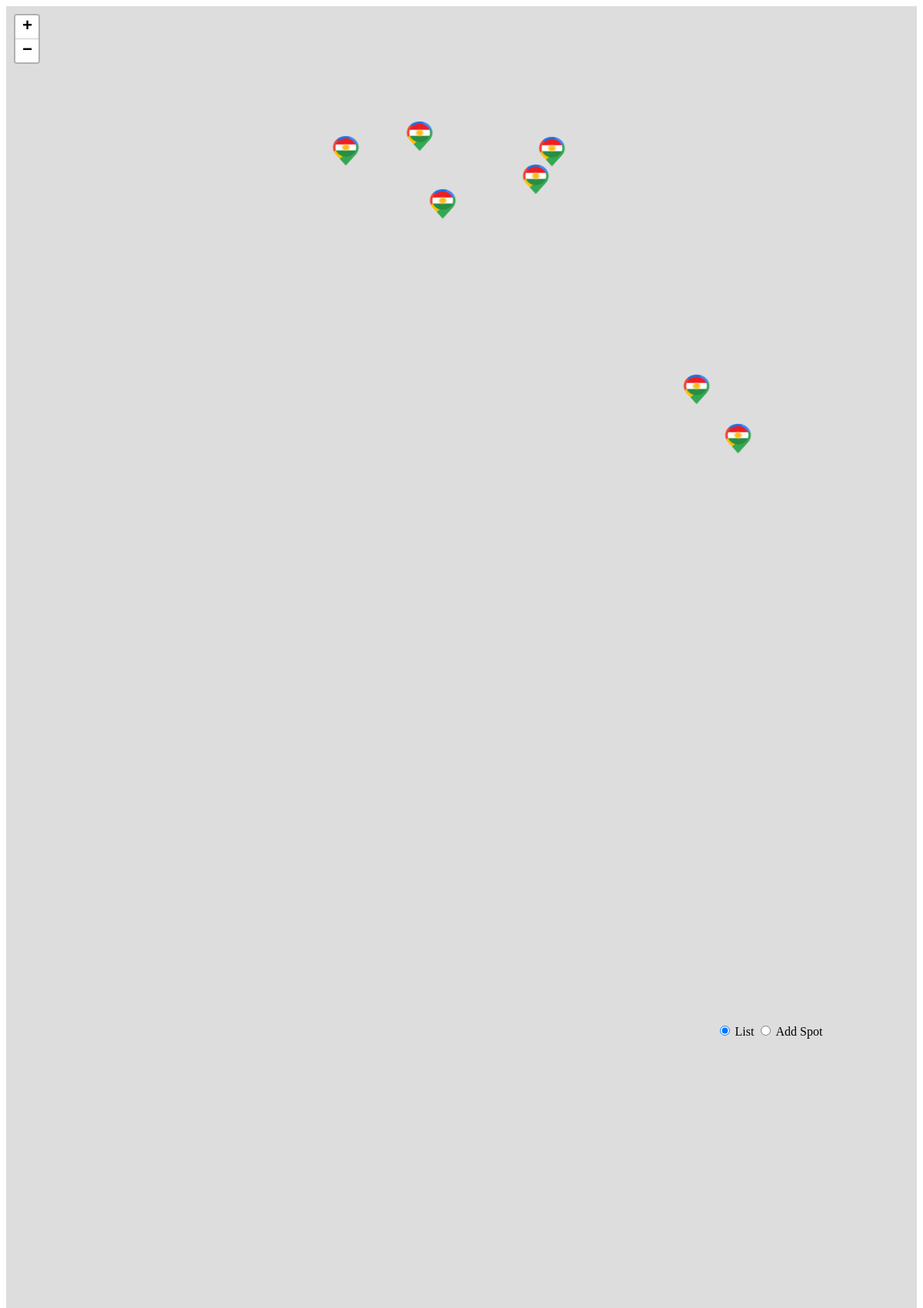
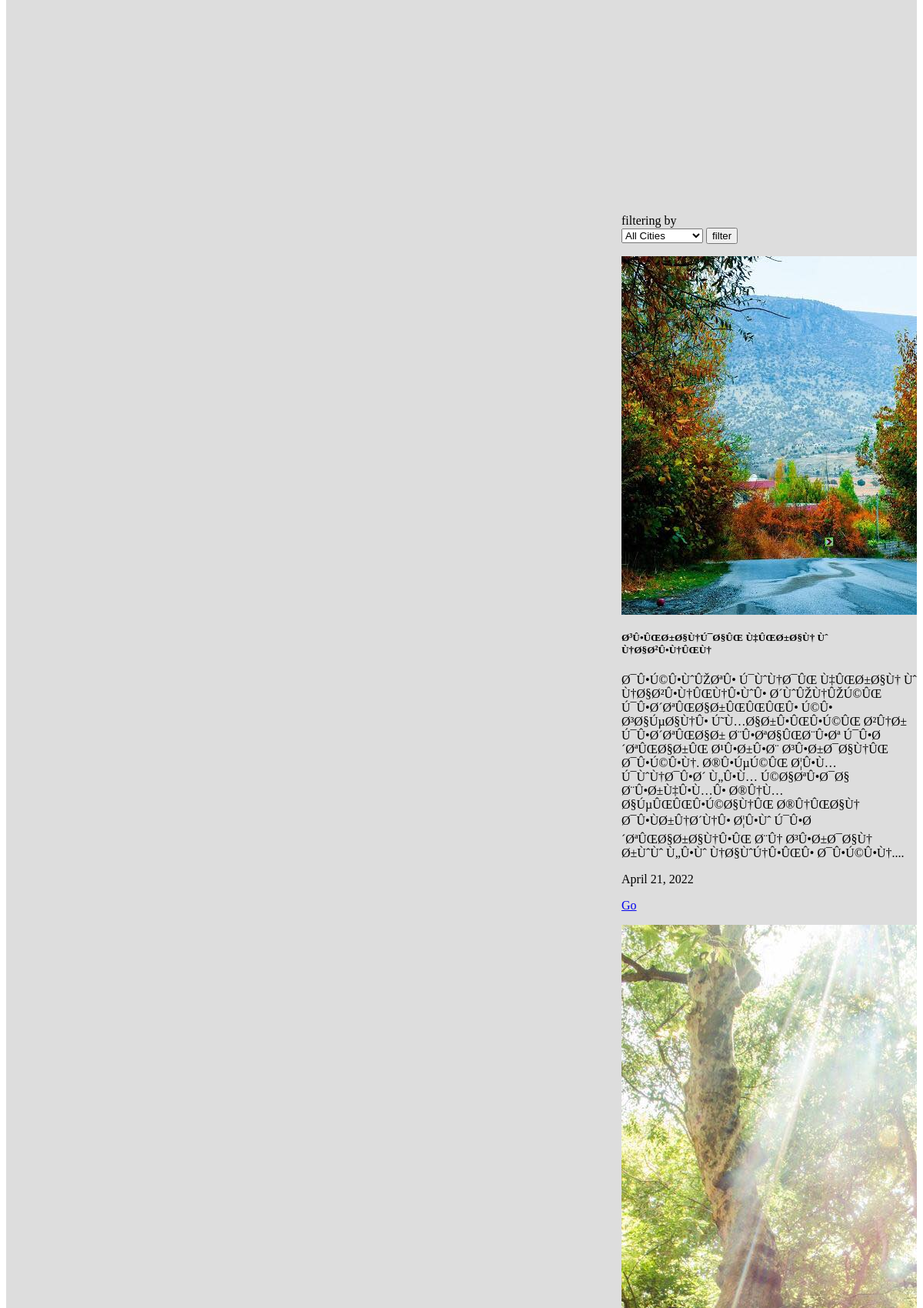
The app's page /sections/map.php (upper part) with its own data (2 pictures, top to bottom).
### tables this page shows
CREATE TABLE IF NOT EXISTS `spots` (
  `id` int(11) NOT NULL AUTO_INCREMENT,
  `title` varchar(255) NOT NULL,
  `city` varchar(255) NOT NULL,
  `coordinate` varchar(255) NOT NULL,
  `description` text NOT NULL,
  `image` text NOT NULL,
  `approved` int(1) NOT NULL,
  `created_at` timestamp NOT NULL DEFAULT CURRENT_TIMESTAMP,
  `updated_at` timestamp NOT NULL DEFAULT CURRENT_TIMESTAMP,
  PRIMARY KEY (`id`)
);

### includes/spot_functions.php (called while the page is built, shortened)
<?php
function getAllspots($city)
{
	global $conn;
	$sql = "SELECT * FROM spots";
	$result = mysqli_query($conn, $sql)  or trigger_error("Query Failed! SQL: $sql - Error: " . mysqli_error($conn), E_USER_ERROR);
	$spots = mysqli_fetch_all($result, MYSQLI_ASSOC);
	return $spots;
	return null;
}

### sections/map.php (the view, shortened to what this page needs)
<?php require_once('config.php') ?>
<?php require_once(ROOT_PATH . '/includes/spot_functions.php'); ?>
<?php
if (isset($_POST["city"])) {
    $spots = getAllspots($_POST["city"]);
} else {
    $spots = getAllspots("All");
}
?>
<link rel="stylesheet" href="./includes/leaflet/leaflet.css" />
</head>
<body>
    <div id="travelspots">
        <div id="map"></div>
        <div id="sidebar">
            <br />
            <div id="option-buttons">
                <input value="list" checked type="radio" class="btn-check" name="action" id="action1" autocomplete="off">
                <label class="btn btn-primary" for="action1">List</label>
                <input value="create" type="radio" class="btn-check" name="action" id="action2" autocomplete="off">
                <label class="btn btn-primary" for="action2">Add Spot</label>
            </div>
            <div class="sidebar-header">
                <div id="list">
                    <div class="badge bg-success text-wrap" style="width: 6rem;">
                        filtering by <?php if (isset($_POST["city"])) {
                                            echo $_POST["city"];
                                        }   ?>
                    </div>
                    <form action="index.php#travelspots" method="POST">
                        <select class="form-select" name="city">
                            <option value="All" selected>All Cities</option>
                        </select>
                        <input class="btn btn-secondary" type="submit" value="filter">
                    </form>
                    <div class="sidebar-cards">
                        <?php foreach ($spots as $spot) : ?>
                            <?php if ($spot["approved"] == "1") : ?>
                                <div class="card" style="width: 24rem;" id="spot-<?php echo $spot['coordinate']; ?>">
                                    <img src=" <?php echo BASE_URL . '/static/images/' . $spot['image']; ?>" class="card-img-top" alt="...">
                                    <div class="card-body">
                                        <h5 class="card-title"><?php echo $spot['title'] ?></h5>
                                        <p class="card-text"><?php echo $spot['description'] . substr(0, 20) . "..." ?></p>
                                        <p class="card-text"><?php echo date('F j, Y ', strtotime($spot['created_at'])); ?></p>
                                        <a href="single_spot.php?id=<?php echo $spot['id']; ?>" class="btn btn-primary">Go</a>
                                    </div>
                                </div>
                            <?php endif ?>
                        <?php endforeach ?>
                    </div>
                </div>
            </div>
        </div>
    </div>

### includes/leaflet/leaflet.css (style rules this page uses)
.leaflet-container { overflow: hidden; }
.leaflet-container.leaflet-touch-zoom { -ms-touch-action: pan-x pan-y; touch-action: pan-x pan-y; }
.leaflet-container.leaflet-touch-drag { -ms-touch-action: pinch-zoom; touch-action: none; touch-action: pinch-zoom; }
.leaflet-container.leaflet-touch-drag.leaflet-touch-zoom { -ms-touch-action: none; touch-action: none; }
.leaflet-container { -webkit-tap-highlight-color: transparent; }
.leaflet-grab { cursor: -webkit-grab; cursor: -moz-grab; cursor: grab; }
.leaflet-container { background: #ddd; outline: 0; }
.leaflet-container { font: 12px/1.5 "Helvetica Neue", Arial, Helvetica, sans-serif; }

### sections/map.php (style rules this page uses)
#travelspots { display: flex; justify-content: space-between; align-items: center; width: 100%; position: relative; }
#map { height: 90vh; width: 100%; }
#sidebar { display: flex; flex-direction: column; justify-content: space-between; align-items: center; height: 75vh; z-index: 400; position: absolute; right: 0; }
.sidebar-cards, #create-form { display: flex; flex-direction: column; align-items: center; gap: 1em; overflow-y: scroll; height: 60vh; }

### records on screen
spots: image (picture), title "Ø³Û•ÛŒØ±Ø§Ù†Ú¯Ø§ÛŒ Ù‡ÛŒØ±Ø§Ù† Ùˆ Ù†Ø§Ø²Û•Ù†ÛŒÙ†", description "Ø¯Û•Ú©Û•ÙˆÛŽØªÛ• Ú¯ÙˆÙ†Ø¯ÛŒ Ù‡ÛŒØ±Ø§Ù† Ùˆ Ù†Ø§Ø²Û•Ù†ÛŒÙ†Û•ÙˆÛ• Ø´ÙˆÛŽÙ†ÛŽÚ©ÛŒ Ú¯Û•Ø´ØªÛŒØ§Ø±ÛŒÛŒÛŒÛ• Ú©Û• Ø³Ø§ÚµØ§Ù†Û• Ú˜Ù…Ø§Ø±Û•ÛŒÛ•Ú©ÛŒ Ø²Û†Ø± Ú¯Û•Ø´ØªÛŒØ§Ø± Ø¨Û•ØªØ§ÛŒØ¨Û•Øª Ú¯Û•Ø´ØªÛŒØ§Ø±ÛŒ Ø¹Û•Ø±Û•Ø¨ Ø³Û•Ø±Ø¯Ø§Ù†ÛŒ Ø¯Û•Ú©Û•Ù†. Ø®Û•ÚµÚ©ÛŒ Ø¦Û•Ù… Ú¯ÙˆÙ†Ø¯Û•Ø´ Ù„Û•Ù… Ú©Ø§ØªÛ•Ø¯Ø§ Ø¨Û•Ø±Ù‡Û•Ù…Û• Ø®Û†Ù…Ø§ÚµÛŒÛŒÛ•Ú©Ø§Ù†ÛŒ Ø®Û†ÛŒØ§Ù† Ø¯Û•ÙØ±Û†Ø´Ù†Û• Ø¦Û•Ùˆ Ú¯Û•Ø´ØªÛŒØ§Ø±Ø§Ù†Û•ÛŒ Ø¨Û† Ø³Û•Ø±Ø¯Ø§Ù† Ø±ÙˆÙˆ Ù„Û•Ùˆ Ù†Ø§ÙˆÚ†Û•ÛŒÛ• Ø¯Û•Ú©Û•Ù†.", created_at "April 21, 2022"
spots: image (picture)
